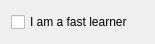
<ui version="4.0" >
 <class>TutorialPrefsUI</class>
 <widget class="QWidget" name="TutorialPrefsUI" >
  <property name="geometry" >
   <rect>
    <x>0</x>
    <y>0</y>
    <width>155</width>
    <height>44</height>
   </rect>
  </property>
  <layout class="QHBoxLayout" >
   <item>
    <widget class="QCheckBox" name="fastLearner" >
     <property name="text" >
      <string>I am a fast learner</string>
     </property>
    </widget>
   </item>
  </layout>
 </widget>
 <resources/>
 <connections/>
</ui>
